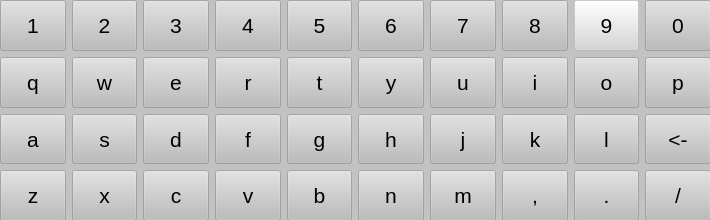
<?xml version="1.0" encoding="UTF-8"?>
<ui version="4.0">
 <class>softkey</class>
 <widget class="QWidget" name="softkey">
  <property name="geometry">
   <rect>
    <x>0</x>
    <y>0</y>
    <width>710</width>
    <height>220</height>
   </rect>
  </property>
  <property name="windowTitle">
   <string>Form</string>
  </property>
  <property name="styleSheet">
   <string notr="true">background-color: rgba(188, 188, 188, 150);</string>
  </property>
  <widget class="QWidget" name="layoutWidget">
   <property name="geometry">
    <rect>
     <x>0</x>
     <y>0</y>
     <width>711</width>
     <height>221</height>
    </rect>
   </property>
   <layout class="QGridLayout" name="gridLayout">
    <item row="0" column="0">
     <widget class="keyclass" name="toolButton_154">
      <property name="sizePolicy">
       <sizepolicy hsizetype="Expanding" vsizetype="Expanding">
        <horstretch>0</horstretch>
        <verstretch>0</verstretch>
       </sizepolicy>
      </property>
      <property name="font">
       <font>
        <pointsize>16</pointsize>
       </font>
      </property>
      <property name="focusPolicy">
       <enum>Qt::NoFocus</enum>
      </property>
      <property name="text">
       <string>1</string>
      </property>
     </widget>
    </item>
    <item row="0" column="1">
     <widget class="keyclass" name="toolButton_134">
      <property name="sizePolicy">
       <sizepolicy hsizetype="Expanding" vsizetype="Expanding">
        <horstretch>0</horstretch>
        <verstretch>0</verstretch>
       </sizepolicy>
      </property>
      <property name="font">
       <font>
        <pointsize>16</pointsize>
       </font>
      </property>
      <property name="focusPolicy">
       <enum>Qt::NoFocus</enum>
      </property>
      <property name="text">
       <string>2</string>
      </property>
     </widget>
    </item>
    <item row="0" column="2">
     <widget class="keyclass" name="toolButton_156">
      <property name="sizePolicy">
       <sizepolicy hsizetype="Expanding" vsizetype="Expanding">
        <horstretch>0</horstretch>
        <verstretch>0</verstretch>
       </sizepolicy>
      </property>
      <property name="font">
       <font>
        <pointsize>16</pointsize>
       </font>
      </property>
      <property name="focusPolicy">
       <enum>Qt::NoFocus</enum>
      </property>
      <property name="text">
       <string>3</string>
      </property>
     </widget>
    </item>
    <item row="0" column="3">
     <widget class="keyclass" name="toolButton_144">
      <property name="sizePolicy">
       <sizepolicy hsizetype="Expanding" vsizetype="Expanding">
        <horstretch>0</horstretch>
        <verstretch>0</verstretch>
       </sizepolicy>
      </property>
      <property name="font">
       <font>
        <pointsize>16</pointsize>
       </font>
      </property>
      <property name="focusPolicy">
       <enum>Qt::NoFocus</enum>
      </property>
      <property name="text">
       <string>4</string>
      </property>
     </widget>
    </item>
    <item row="0" column="4">
     <widget class="keyclass" name="toolButton_129">
      <property name="sizePolicy">
       <sizepolicy hsizetype="Expanding" vsizetype="Expanding">
        <horstretch>0</horstretch>
        <verstretch>0</verstretch>
       </sizepolicy>
      </property>
      <property name="font">
       <font>
        <pointsize>16</pointsize>
       </font>
      </property>
      <property name="focusPolicy">
       <enum>Qt::NoFocus</enum>
      </property>
      <property name="text">
       <string>5</string>
      </property>
     </widget>
    </item>
    <item row="0" column="5">
     <widget class="keyclass" name="toolButton_152">
      <property name="sizePolicy">
       <sizepolicy hsizetype="Expanding" vsizetype="Expanding">
        <horstretch>0</horstretch>
        <verstretch>0</verstretch>
       </sizepolicy>
      </property>
      <property name="font">
       <font>
        <pointsize>16</pointsize>
       </font>
      </property>
      <property name="focusPolicy">
       <enum>Qt::NoFocus</enum>
      </property>
      <property name="text">
       <string>6</string>
      </property>
     </widget>
    </item>
    <item row="0" column="6">
     <widget class="keyclass" name="toolButton_124">
      <property name="sizePolicy">
       <sizepolicy hsizetype="Expanding" vsizetype="Expanding">
        <horstretch>0</horstretch>
        <verstretch>0</verstretch>
       </sizepolicy>
      </property>
      <property name="font">
       <font>
        <pointsize>16</pointsize>
       </font>
      </property>
      <property name="focusPolicy">
       <enum>Qt::NoFocus</enum>
      </property>
      <property name="text">
       <string>7</string>
      </property>
     </widget>
    </item>
    <item row="0" column="7">
     <widget class="keyclass" name="toolButton_128">
      <property name="sizePolicy">
       <sizepolicy hsizetype="Expanding" vsizetype="Expanding">
        <horstretch>0</horstretch>
        <verstretch>0</verstretch>
       </sizepolicy>
      </property>
      <property name="font">
       <font>
        <pointsize>16</pointsize>
       </font>
      </property>
      <property name="focusPolicy">
       <enum>Qt::NoFocus</enum>
      </property>
      <property name="text">
       <string>8</string>
      </property>
     </widget>
    </item>
    <item row="0" column="8">
     <widget class="keyclass" name="toolButton_158">
      <property name="sizePolicy">
       <sizepolicy hsizetype="Expanding" vsizetype="Expanding">
        <horstretch>0</horstretch>
        <verstretch>0</verstretch>
       </sizepolicy>
      </property>
      <property name="font">
       <font>
        <pointsize>16</pointsize>
       </font>
      </property>
      <property name="focusPolicy">
       <enum>Qt::NoFocus</enum>
      </property>
      <property name="styleSheet">
       <string notr="true">background-color: rgba(214, 214, 214, 80);</string>
      </property>
      <property name="text">
       <string>9</string>
      </property>
     </widget>
    </item>
    <item row="0" column="9">
     <widget class="keyclass" name="toolButton_157">
      <property name="sizePolicy">
       <sizepolicy hsizetype="Expanding" vsizetype="Expanding">
        <horstretch>0</horstretch>
        <verstretch>0</verstretch>
       </sizepolicy>
      </property>
      <property name="font">
       <font>
        <pointsize>16</pointsize>
       </font>
      </property>
      <property name="focusPolicy">
       <enum>Qt::NoFocus</enum>
      </property>
      <property name="text">
       <string>0</string>
      </property>
     </widget>
    </item>
    <item row="1" column="0">
     <widget class="keyclass" name="toolButton_140">
      <property name="sizePolicy">
       <sizepolicy hsizetype="Expanding" vsizetype="Expanding">
        <horstretch>0</horstretch>
        <verstretch>0</verstretch>
       </sizepolicy>
      </property>
      <property name="font">
       <font>
        <pointsize>16</pointsize>
       </font>
      </property>
      <property name="focusPolicy">
       <enum>Qt::NoFocus</enum>
      </property>
      <property name="text">
       <string>q</string>
      </property>
     </widget>
    </item>
    <item row="1" column="1">
     <widget class="keyclass" name="toolButton_136">
      <property name="sizePolicy">
       <sizepolicy hsizetype="Expanding" vsizetype="Expanding">
        <horstretch>0</horstretch>
        <verstretch>0</verstretch>
       </sizepolicy>
      </property>
      <property name="font">
       <font>
        <pointsize>16</pointsize>
       </font>
      </property>
      <property name="focusPolicy">
       <enum>Qt::NoFocus</enum>
      </property>
      <property name="text">
       <string>w</string>
      </property>
     </widget>
    </item>
    <item row="1" column="2">
     <widget class="keyclass" name="toolButton_132">
      <property name="sizePolicy">
       <sizepolicy hsizetype="Expanding" vsizetype="Expanding">
        <horstretch>0</horstretch>
        <verstretch>0</verstretch>
       </sizepolicy>
      </property>
      <property name="font">
       <font>
        <pointsize>16</pointsize>
       </font>
      </property>
      <property name="focusPolicy">
       <enum>Qt::NoFocus</enum>
      </property>
      <property name="text">
       <string>e</string>
      </property>
     </widget>
    </item>
    <item row="1" column="3">
     <widget class="keyclass" name="toolButton_127">
      <property name="sizePolicy">
       <sizepolicy hsizetype="Expanding" vsizetype="Expanding">
        <horstretch>0</horstretch>
        <verstretch>0</verstretch>
       </sizepolicy>
      </property>
      <property name="font">
       <font>
        <pointsize>16</pointsize>
       </font>
      </property>
      <property name="focusPolicy">
       <enum>Qt::NoFocus</enum>
      </property>
      <property name="text">
       <string>r</string>
      </property>
     </widget>
    </item>
    <item row="1" column="4">
     <widget class="keyclass" name="toolButton_139">
      <property name="sizePolicy">
       <sizepolicy hsizetype="Expanding" vsizetype="Expanding">
        <horstretch>0</horstretch>
        <verstretch>0</verstretch>
       </sizepolicy>
      </property>
      <property name="font">
       <font>
        <pointsize>16</pointsize>
       </font>
      </property>
      <property name="focusPolicy">
       <enum>Qt::NoFocus</enum>
      </property>
      <property name="text">
       <string>t</string>
      </property>
     </widget>
    </item>
    <item row="1" column="5">
     <widget class="keyclass" name="toolButton_138">
      <property name="sizePolicy">
       <sizepolicy hsizetype="Expanding" vsizetype="Expanding">
        <horstretch>0</horstretch>
        <verstretch>0</verstretch>
       </sizepolicy>
      </property>
      <property name="font">
       <font>
        <pointsize>16</pointsize>
       </font>
      </property>
      <property name="focusPolicy">
       <enum>Qt::NoFocus</enum>
      </property>
      <property name="text">
       <string>y</string>
      </property>
     </widget>
    </item>
    <item row="1" column="6">
     <widget class="keyclass" name="toolButton_141">
      <property name="sizePolicy">
       <sizepolicy hsizetype="Expanding" vsizetype="Expanding">
        <horstretch>0</horstretch>
        <verstretch>0</verstretch>
       </sizepolicy>
      </property>
      <property name="font">
       <font>
        <pointsize>16</pointsize>
       </font>
      </property>
      <property name="focusPolicy">
       <enum>Qt::NoFocus</enum>
      </property>
      <property name="text">
       <string>u</string>
      </property>
     </widget>
    </item>
    <item row="1" column="7">
     <widget class="keyclass" name="toolButton_153">
      <property name="sizePolicy">
       <sizepolicy hsizetype="Expanding" vsizetype="Expanding">
        <horstretch>0</horstretch>
        <verstretch>0</verstretch>
       </sizepolicy>
      </property>
      <property name="font">
       <font>
        <pointsize>16</pointsize>
       </font>
      </property>
      <property name="focusPolicy">
       <enum>Qt::NoFocus</enum>
      </property>
      <property name="text">
       <string>i</string>
      </property>
     </widget>
    </item>
    <item row="1" column="8">
     <widget class="keyclass" name="toolButton_125">
      <property name="sizePolicy">
       <sizepolicy hsizetype="Expanding" vsizetype="Expanding">
        <horstretch>0</horstretch>
        <verstretch>0</verstretch>
       </sizepolicy>
      </property>
      <property name="font">
       <font>
        <pointsize>16</pointsize>
       </font>
      </property>
      <property name="focusPolicy">
       <enum>Qt::NoFocus</enum>
      </property>
      <property name="text">
       <string>o</string>
      </property>
     </widget>
    </item>
    <item row="1" column="9">
     <widget class="keyclass" name="toolButton_147">
      <property name="sizePolicy">
       <sizepolicy hsizetype="Expanding" vsizetype="Expanding">
        <horstretch>0</horstretch>
        <verstretch>0</verstretch>
       </sizepolicy>
      </property>
      <property name="font">
       <font>
        <pointsize>16</pointsize>
       </font>
      </property>
      <property name="focusPolicy">
       <enum>Qt::NoFocus</enum>
      </property>
      <property name="text">
       <string>p</string>
      </property>
     </widget>
    </item>
    <item row="2" column="0">
     <widget class="keyclass" name="toolButton_131">
      <property name="sizePolicy">
       <sizepolicy hsizetype="Expanding" vsizetype="Expanding">
        <horstretch>0</horstretch>
        <verstretch>0</verstretch>
       </sizepolicy>
      </property>
      <property name="font">
       <font>
        <pointsize>16</pointsize>
       </font>
      </property>
      <property name="focusPolicy">
       <enum>Qt::NoFocus</enum>
      </property>
      <property name="text">
       <string>a</string>
      </property>
     </widget>
    </item>
    <item row="2" column="1">
     <widget class="keyclass" name="toolButton_121">
      <property name="sizePolicy">
       <sizepolicy hsizetype="Expanding" vsizetype="Expanding">
        <horstretch>0</horstretch>
        <verstretch>0</verstretch>
       </sizepolicy>
      </property>
      <property name="font">
       <font>
        <pointsize>16</pointsize>
       </font>
      </property>
      <property name="focusPolicy">
       <enum>Qt::NoFocus</enum>
      </property>
      <property name="text">
       <string>s</string>
      </property>
     </widget>
    </item>
    <item row="2" column="2">
     <widget class="keyclass" name="toolButton_126">
      <property name="sizePolicy">
       <sizepolicy hsizetype="Expanding" vsizetype="Expanding">
        <horstretch>0</horstretch>
        <verstretch>0</verstretch>
       </sizepolicy>
      </property>
      <property name="font">
       <font>
        <pointsize>16</pointsize>
       </font>
      </property>
      <property name="focusPolicy">
       <enum>Qt::NoFocus</enum>
      </property>
      <property name="text">
       <string>d</string>
      </property>
     </widget>
    </item>
    <item row="2" column="3">
     <widget class="keyclass" name="toolButton_159">
      <property name="sizePolicy">
       <sizepolicy hsizetype="Expanding" vsizetype="Expanding">
        <horstretch>0</horstretch>
        <verstretch>0</verstretch>
       </sizepolicy>
      </property>
      <property name="font">
       <font>
        <pointsize>16</pointsize>
       </font>
      </property>
      <property name="focusPolicy">
       <enum>Qt::NoFocus</enum>
      </property>
      <property name="text">
       <string>f</string>
      </property>
     </widget>
    </item>
    <item row="2" column="4">
     <widget class="keyclass" name="toolButton_148">
      <property name="sizePolicy">
       <sizepolicy hsizetype="Expanding" vsizetype="Expanding">
        <horstretch>0</horstretch>
        <verstretch>0</verstretch>
       </sizepolicy>
      </property>
      <property name="font">
       <font>
        <pointsize>16</pointsize>
       </font>
      </property>
      <property name="focusPolicy">
       <enum>Qt::NoFocus</enum>
      </property>
      <property name="text">
       <string>g</string>
      </property>
     </widget>
    </item>
    <item row="2" column="5">
     <widget class="keyclass" name="toolButton_123">
      <property name="sizePolicy">
       <sizepolicy hsizetype="Expanding" vsizetype="Expanding">
        <horstretch>0</horstretch>
        <verstretch>0</verstretch>
       </sizepolicy>
      </property>
      <property name="font">
       <font>
        <pointsize>16</pointsize>
       </font>
      </property>
      <property name="focusPolicy">
       <enum>Qt::NoFocus</enum>
      </property>
      <property name="text">
       <string>h</string>
      </property>
     </widget>
    </item>
    <item row="2" column="6">
     <widget class="keyclass" name="toolButton_130">
      <property name="sizePolicy">
       <sizepolicy hsizetype="Expanding" vsizetype="Expanding">
        <horstretch>0</horstretch>
        <verstretch>0</verstretch>
       </sizepolicy>
      </property>
      <property name="font">
       <font>
        <pointsize>16</pointsize>
       </font>
      </property>
      <property name="focusPolicy">
       <enum>Qt::NoFocus</enum>
      </property>
      <property name="text">
       <string>j</string>
      </property>
     </widget>
    </item>
    <item row="2" column="7">
     <widget class="keyclass" name="toolButton_149">
      <property name="sizePolicy">
       <sizepolicy hsizetype="Expanding" vsizetype="Expanding">
        <horstretch>0</horstretch>
        <verstretch>0</verstretch>
       </sizepolicy>
      </property>
      <property name="font">
       <font>
        <pointsize>16</pointsize>
       </font>
      </property>
      <property name="focusPolicy">
       <enum>Qt::NoFocus</enum>
      </property>
      <property name="text">
       <string>k</string>
      </property>
     </widget>
    </item>
    <item row="2" column="8">
     <widget class="keyclass" name="toolButton_151">
      <property name="sizePolicy">
       <sizepolicy hsizetype="Expanding" vsizetype="Expanding">
        <horstretch>0</horstretch>
        <verstretch>0</verstretch>
       </sizepolicy>
      </property>
      <property name="font">
       <font>
        <pointsize>16</pointsize>
       </font>
      </property>
      <property name="focusPolicy">
       <enum>Qt::NoFocus</enum>
      </property>
      <property name="text">
       <string>l</string>
      </property>
     </widget>
    </item>
    <item row="2" column="9">
     <widget class="keyclass" name="toolButton_160">
      <property name="sizePolicy">
       <sizepolicy hsizetype="Expanding" vsizetype="Expanding">
        <horstretch>0</horstretch>
        <verstretch>0</verstretch>
       </sizepolicy>
      </property>
      <property name="font">
       <font>
        <pointsize>16</pointsize>
       </font>
      </property>
      <property name="focusPolicy">
       <enum>Qt::NoFocus</enum>
      </property>
      <property name="text">
       <string>&lt;-</string>
      </property>
     </widget>
    </item>
    <item row="3" column="0">
     <widget class="keyclass" name="toolButton_133">
      <property name="sizePolicy">
       <sizepolicy hsizetype="Expanding" vsizetype="Expanding">
        <horstretch>0</horstretch>
        <verstretch>0</verstretch>
       </sizepolicy>
      </property>
      <property name="font">
       <font>
        <pointsize>16</pointsize>
       </font>
      </property>
      <property name="focusPolicy">
       <enum>Qt::NoFocus</enum>
      </property>
      <property name="text">
       <string>z</string>
      </property>
     </widget>
    </item>
    <item row="3" column="1">
     <widget class="keyclass" name="toolButton_135">
      <property name="sizePolicy">
       <sizepolicy hsizetype="Expanding" vsizetype="Expanding">
        <horstretch>0</horstretch>
        <verstretch>0</verstretch>
       </sizepolicy>
      </property>
      <property name="font">
       <font>
        <pointsize>16</pointsize>
       </font>
      </property>
      <property name="focusPolicy">
       <enum>Qt::NoFocus</enum>
      </property>
      <property name="text">
       <string>x</string>
      </property>
     </widget>
    </item>
    <item row="3" column="2">
     <widget class="keyclass" name="toolButton_137">
      <property name="sizePolicy">
       <sizepolicy hsizetype="Expanding" vsizetype="Expanding">
        <horstretch>0</horstretch>
        <verstretch>0</verstretch>
       </sizepolicy>
      </property>
      <property name="font">
       <font>
        <pointsize>16</pointsize>
       </font>
      </property>
      <property name="focusPolicy">
       <enum>Qt::NoFocus</enum>
      </property>
      <property name="text">
       <string>c</string>
      </property>
     </widget>
    </item>
    <item row="3" column="3">
     <widget class="keyclass" name="toolButton_143">
      <property name="sizePolicy">
       <sizepolicy hsizetype="Expanding" vsizetype="Expanding">
        <horstretch>0</horstretch>
        <verstretch>0</verstretch>
       </sizepolicy>
      </property>
      <property name="font">
       <font>
        <pointsize>16</pointsize>
       </font>
      </property>
      <property name="focusPolicy">
       <enum>Qt::NoFocus</enum>
      </property>
      <property name="text">
       <string>v</string>
      </property>
     </widget>
    </item>
    <item row="3" column="4">
     <widget class="keyclass" name="toolButton_142">
      <property name="sizePolicy">
       <sizepolicy hsizetype="Expanding" vsizetype="Expanding">
        <horstretch>0</horstretch>
        <verstretch>0</verstretch>
       </sizepolicy>
      </property>
      <property name="font">
       <font>
        <pointsize>16</pointsize>
       </font>
      </property>
      <property name="focusPolicy">
       <enum>Qt::NoFocus</enum>
      </property>
      <property name="text">
       <string>b</string>
      </property>
     </widget>
    </item>
    <item row="3" column="5">
     <widget class="keyclass" name="toolButton_155">
      <property name="sizePolicy">
       <sizepolicy hsizetype="Expanding" vsizetype="Expanding">
        <horstretch>0</horstretch>
        <verstretch>0</verstretch>
       </sizepolicy>
      </property>
      <property name="font">
       <font>
        <pointsize>16</pointsize>
       </font>
      </property>
      <property name="focusPolicy">
       <enum>Qt::NoFocus</enum>
      </property>
      <property name="text">
       <string>n</string>
      </property>
     </widget>
    </item>
    <item row="3" column="6">
     <widget class="keyclass" name="toolButton_150">
      <property name="sizePolicy">
       <sizepolicy hsizetype="Expanding" vsizetype="Expanding">
        <horstretch>0</horstretch>
        <verstretch>0</verstretch>
       </sizepolicy>
      </property>
      <property name="font">
       <font>
        <pointsize>16</pointsize>
       </font>
      </property>
      <property name="focusPolicy">
       <enum>Qt::NoFocus</enum>
      </property>
      <property name="text">
       <string>m</string>
      </property>
     </widget>
    </item>
    <item row="3" column="7">
     <widget class="keyclass" name="toolButton_145">
      <property name="sizePolicy">
       <sizepolicy hsizetype="Expanding" vsizetype="Expanding">
        <horstretch>0</horstretch>
        <verstretch>0</verstretch>
       </sizepolicy>
      </property>
      <property name="font">
       <font>
        <pointsize>16</pointsize>
       </font>
      </property>
      <property name="focusPolicy">
       <enum>Qt::NoFocus</enum>
      </property>
      <property name="text">
       <string>,</string>
      </property>
     </widget>
    </item>
    <item row="3" column="8">
     <widget class="keyclass" name="toolButton_122">
      <property name="sizePolicy">
       <sizepolicy hsizetype="Expanding" vsizetype="Expanding">
        <horstretch>0</horstretch>
        <verstretch>0</verstretch>
       </sizepolicy>
      </property>
      <property name="font">
       <font>
        <pointsize>16</pointsize>
       </font>
      </property>
      <property name="focusPolicy">
       <enum>Qt::NoFocus</enum>
      </property>
      <property name="text">
       <string>.</string>
      </property>
     </widget>
    </item>
    <item row="3" column="9">
     <widget class="keyclass" name="toolButton_146">
      <property name="sizePolicy">
       <sizepolicy hsizetype="Expanding" vsizetype="Expanding">
        <horstretch>0</horstretch>
        <verstretch>0</verstretch>
       </sizepolicy>
      </property>
      <property name="font">
       <font>
        <pointsize>16</pointsize>
       </font>
      </property>
      <property name="focusPolicy">
       <enum>Qt::NoFocus</enum>
      </property>
      <property name="text">
       <string>/</string>
      </property>
     </widget>
    </item>
   </layout>
  </widget>
 </widget>
 <customwidgets>
  <customwidget>
   <class>keyclass</class>
   <extends>QToolButton</extends>
   <header location="global">keyclass.h</header>
  </customwidget>
 </customwidgets>
 <resources/>
 <connections/>
</ui>
